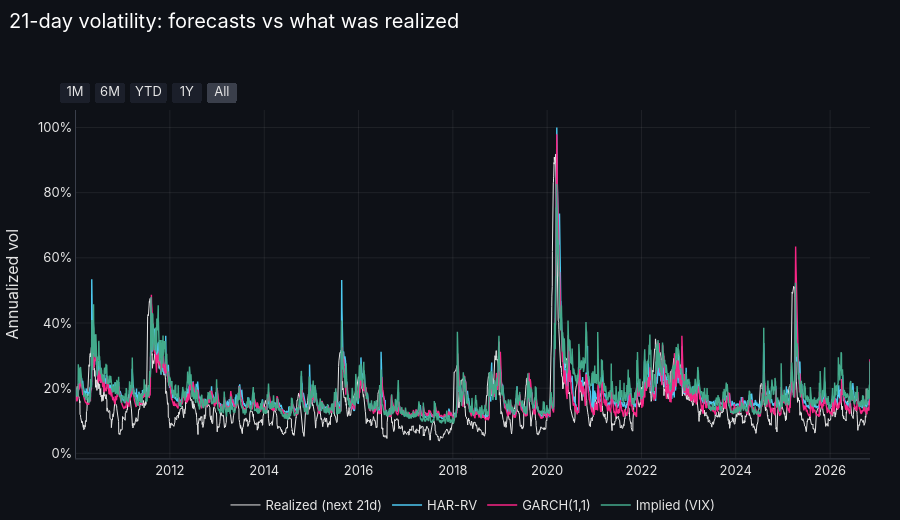
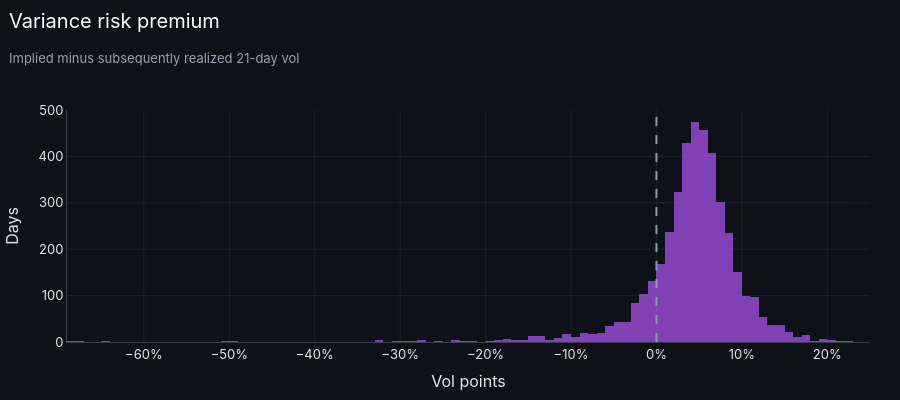

Notebook source saved alongside these figures, in order:
### Code cell
# Convert variances to annualized vol, √(variance × 252), and compare forecasts with realized forward vol
vol = {name: np.sqrt(f * TRADING_DAYS) for name, f in var_forecasts.items()}
realized_fwd_vol = np.sqrt(target * TRADING_DAYS)

fig = go.Figure()
fig.add_scatter(x=df.index[oos], y=realized_fwd_vol[oos], name='Realized (next 21d)', mode='lines',
                line=dict(color='#e6e6e6', width=1))
for i, name in enumerate(['HAR-RV', 'GARCH(1,1)', 'Implied (VIX)']):
    if name in vol:
        fig.add_scatter(x=df.index[oos], y=vol[name][oos], name=name, mode='lines',
                        line=dict(color=PALETTE[i], width=1.4))
fig.update_layout(title='21-day volatility: forecasts vs what was realized', height=520,
                  yaxis=dict(title='Annualized vol', tickformat='.0%'),
                  xaxis=dict(rangeselector=RANGE_SELECTOR))
fig.show()

# Variance risk premium (VRP): implied vol minus the vol that was subsequently realized
if IV_TICKER:
    vrp = (vol['Implied (VIX)'] - realized_fwd_vol)[oos].dropna()
    print(f'Implied vol exceeded subsequent realized vol on {(vrp > 0).mean():.0%} of days '
          f'(mean variance risk premium {vrp.mean():.1%} vol points)')

    fig = go.Figure(go.Histogram(x=vrp, nbinsx=120, marker_color=PALETTE[4], opacity=0.8))
    fig.add_vline(x=0, line=dict(color=NEUTRAL, dash='dash'))
    fig.update_layout(title=func_lib.subtitled('Variance risk premium', 'Implied minus subsequently realized 21-day vol'), height=400,
                      xaxis=dict(title='Vol points', tickformat='.0%'), yaxis_title='Days',
                      hovermode='closest')
    fig.show()

### Figure 1 — Plotly figure (JSON) as saved in the notebook; plotly's stock layout.template omitted (floating-point values rounded to 4 significant figures; data arrays with more than 128 entries replaced by an {"elided": "..."} marker saying what was removed)
{"data": [{"line": {"color": "#e6e6e6", "width": 1}, "mode": "lines", "name": "Realized (next 21d)", "type": "scatter", "x": {"elided": "4238 str values"}, "y": {"elided": "4238 float values"}}, {"line": {"color": "#4CC9F0", "width": 1.4}, "mode": "lines", "name": "HAR-RV", "type": "scatter", "x": {"elided": "4238 str values"}, "y": {"elided": "4238 float values"}}, {"line": {"color": "#F72585", "width": 1.4}, "mode": "lines", "name": "GARCH(1,1)", "type": "scatter", "x": {"elided": "4238 str values"}, "y": {"elided": "4238 float values"}}, {"line": {"color": "#43AA8B", "width": 1.4}, "mode": "lines", "name": "Implied (VIX)", "type": "scatter", "x": {"elided": "4238 str values"}, "y": {"elided": "4238 float values"}}], "layout": {"height": 520, "title": {"text": "21-day volatility: forecasts vs what was realized"}, "xaxis": {"rangeselector": {"activecolor": "#3a3f4b", "bgcolor": "#1b1f2a", "buttons": [{"count": 1, "label": "1M", "step": "month", "stepmode": "backward"}, {"count": 6, "label": "6M", "step": "month", "stepmode": "backward"}, {"count": 1, "label": "YTD", "step": "year", "stepmode": "todate"}, {"count": 1, "label": "1Y", "step": "year", "stepmode": "backward"}, {"label": "All", "step": "all"}], "font": {"color": "#e6e6e6"}, "x": 0, "xanchor": "left", "y": 1.02, "yanchor": "bottom"}}, "yaxis": {"tickformat": ".0%", "title": {"text": "Annualized vol"}}}}

### Figure 2 — Plotly figure (JSON) as saved in the notebook; plotly's stock layout.template omitted (floating-point values rounded to 4 significant figures; data arrays with more than 128 entries replaced by an {"elided": "..."} marker saying what was removed)
{"data": [{"marker": {"color": "#9D4EDD"}, "nbinsx": 120, "opacity": 0.8, "type": "histogram", "x": {"elided": "4217 float values"}}], "layout": {"height": 400, "hovermode": "closest", "shapes": [{"line": {"color": "#8d99ae", "dash": "dash"}, "type": "line", "x0": 0, "x1": 0, "xref": "x", "y0": 0, "y1": 1, "yref": "y domain"}], "title": {"subtitle": {"text": "Implied minus subsequently realized 21-day vol"}, "text": "Variance risk premium"}, "xaxis": {"tickformat": ".0%", "title": {"text": "Vol points"}}, "yaxis": {"title": {"text": "Days"}}}}
